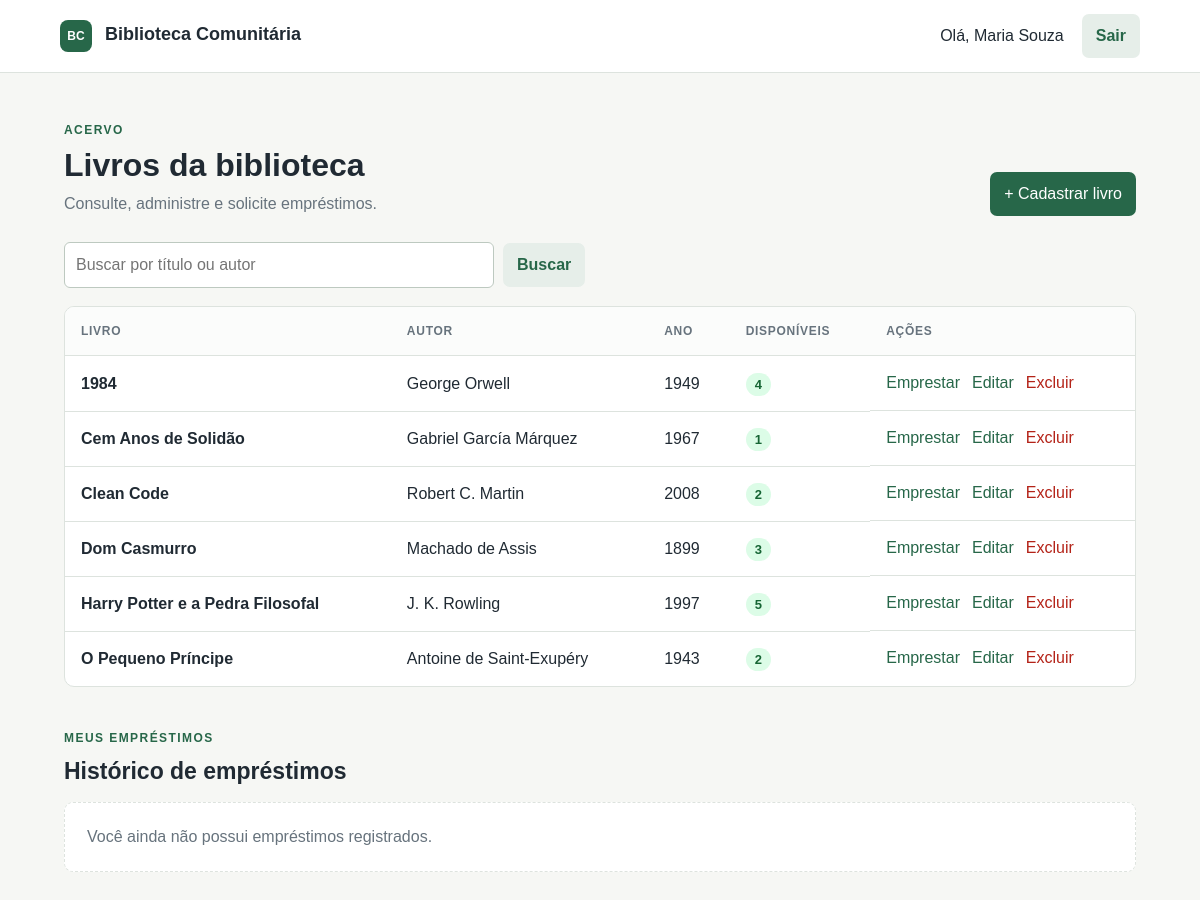
/index.php (signed in), run on the app's committed database.
### tables this page shows
CREATE TABLE IF NOT EXISTS livros (
    id INT AUTO_INCREMENT PRIMARY KEY,
    titulo VARCHAR(150) NOT NULL,
    autor VARCHAR(100) NOT NULL,
    ano_publicacao INT,
    quantidade INT NOT NULL DEFAULT 1,
    UNIQUE KEY uq_livro_titulo_autor (titulo, autor)
);

### index.php (the view, shortened to what this page needs)
<?php
require_once 'conexao.php';
$busca = trim($_GET['busca'] ?? '');
if ($busca !== '') {
    $termo = '%' . $busca . '%';
    $stmt = mysqli_prepare($conexao, 'SELECT * FROM livros WHERE titulo LIKE ? OR autor LIKE ? ORDER BY titulo');
    mysqli_stmt_bind_param($stmt, 'ss', $termo, $termo);
    mysqli_stmt_execute($stmt);
    $livros = mysqli_stmt_get_result($stmt);
} else {
    $livros = mysqli_query($conexao, 'SELECT * FROM livros ORDER BY titulo');
}
$stmt = mysqli_prepare($conexao, 'SELECT e.id, l.titulo, l.autor, e.data_emprestimo, e.data_devolucao, e.status FROM emprestimos e JOIN livros l ON l.id = e.livro_id WHERE e.usuario_id = ? ORDER BY e.data_emprestimo DESC');
mysqli_stmt_bind_param($stmt, 'i', $_SESSION['usuario_id']);
mysqli_stmt_execute($stmt);
$emprestimos = mysqli_stmt_get_result($stmt);
?>
<!doctype html>
<html lang="pt-BR">
<head><meta charset="utf-8"><meta name="viewport" content="width=device-width, initial-scale=1"><title>Acervo | Biblioteca Comunitária</title><link rel="stylesheet" href="style.css"><script src="script.js" defer></script></head>
<body>
<header class="topbar"><a class="logo" href="index.php"><span>BC</span> Biblioteca Comunitária</a><nav>Olá, <?= htmlspecialchars($_SESSION['usuario']) ?> <a class="button secondary" href="sair.php">Sair</a></nav></header>
<main class="container">
<section class="heading"><div><p class="eyebrow">ACERVO</p><h1>Livros da biblioteca</h1><p>Consulte, administre e solicite empréstimos.</p></div><a href="cadastrar.php" class="button primary">+ Cadastrar livro</a></section>
<form class="search" method="get"><input type="search" name="busca" value="<?= htmlspecialchars($busca) ?>" placeholder="Buscar por título ou autor"><button class="button secondary">Buscar</button><?php if ($busca !== ''): ?><a href="index.php">Limpar</a><?php endif; ?></form>
<section class="table-card"><table><thead><tr><th>Livro</th><th>Autor</th><th>Ano</th><th>Disponíveis</th><th>Ações</th></tr></thead><tbody>
<?php while ($livro = mysqli_fetch_assoc($livros)): ?><tr><td><strong><?= htmlspecialchars($livro['titulo']) ?></strong></td><td><?= htmlspecialchars($livro['autor']) ?></td><td><?= (int) $livro['ano_publicacao'] ?></td><td><span class="stock <?= $livro['quantidade'] > 0 ? 'available' : 'empty' ?>"><?= (int) $livro['quantidade'] ?></span></td><td class="actions">
<?php if ($livro['quantidade'] > 0): ?><form method="post" action="emprestar.php"><input type="hidden" name="livro_id" value="<?= $livro['id'] ?>"><button class="link-button">Emprestar</button></form><?php endif; ?><a href="editar.php?id=<?= $livro['id'] ?>">Editar</a><form method="post" action="excluir.php" data-confirm="Remover este livro do acervo?"><input type="hidden" name="id" value="<?= $livro['id'] ?>"><button class="link-button danger">Excluir</button></form></td></tr><?php endwhile; ?>
</tbody></table></section>
<section class="loans"><div class="section-title"><div><p class="eyebrow">MEUS EMPRÉSTIMOS</p><h2>Histórico de empréstimos</h2></div></div>
<?php if (mysqli_num_rows($emprestimos) === 0): ?><p class="empty-state">Você ainda não possui empréstimos registrados.</p><?php endif; ?></section>
</main></body></html>

### style.css (style rules this page uses)
:root { --ink:#202a33;--muted:#67737d;--bg:#f6f7f4;--paper:#fff;--green:#276749;--green-dark:#1d5038;--line:#dde3de;--red:#b42318 }
* { box-sizing:border-box }
body { margin:0;background:var(--bg);color:var(--ink);font:16px/1.5 Arial,sans-serif }
a { color:var(--green);text-decoration:none }
.topbar { min-height:70px;padding:14px max(5vw,24px);display:flex;justify-content:space-between;align-items:center;background:#fff;border-bottom:1px solid var(--line) }
.logo { font-weight:700;color:var(--ink);font-size:18px }
.logo span,.brand-mark { display:inline-grid;place-items:center;background:var(--green);color:white;border-radius:8px;width:32px;height:32px;margin-right:8px;font-size:12px }
.topbar nav { display:flex;align-items:center;gap:18px }
.container { max-width:1120px;margin:0 auto;padding:48px 24px }
.heading { display:flex;align-items:end;justify-content:space-between;gap:20px;margin-bottom:26px }
h1,h2,p { margin-top:0 }
h1 { font-size:32px;line-height:1.2;margin-bottom:8px }
h2 { font-size:23px;margin-bottom:0 }
.heading p:not(.eyebrow) { color:var(--muted);margin-bottom:0 }
.eyebrow { font-size:12px;font-weight:bold;letter-spacing:.12em;color:var(--green);margin-bottom:7px }
.button { border:0;border-radius:7px;padding:10px 14px;cursor:pointer;font:inherit;display:inline-block;text-decoration:none;white-space:nowrap }
.primary { background:var(--green);color:#fff }
.secondary { background:#e6eee9;color:var(--green);font-weight:600 }
.search { display:flex;gap:9px;align-items:center;margin-bottom:18px }
.search input { max-width:430px }
.table-card,.loan-list,.form-card { background:var(--paper);border:1px solid var(--line);border-radius:10px;overflow:hidden }
table { width:100%;border-collapse:collapse }
th,td { text-align:left;padding:15px 16px;border-bottom:1px solid var(--line) }
th { font-size:12px;text-transform:uppercase;letter-spacing:.06em;color:var(--muted);background:#fbfcfb }
tr:last-child td { border-bottom:0 }
.actions { display:flex;gap:12px;align-items:center }
.actions form { margin:0 }
.link-button { font:inherit;color:var(--green);border:0;background:none;padding:0;cursor:pointer }
.danger { color:var(--red) }
.stock { font-size:13px;font-weight:bold;padding:4px 9px;border-radius:30px }
.available { color:#166534;background:#dcfce7 }
.loans { margin-top:42px }
.section-title { margin-bottom:14px }
.empty-state { padding:22px;background:#fff;border:1px dashed var(--line);border-radius:9px;color:var(--muted) }
input { width:100%;border:1px solid #bdc9c0;border-radius:6px;padding:10px 11px;font:inherit;background:#fff }

### data on the page
livros: titulo "1984", autor "George Orwell", ano_publicacao "1949", quantidade "4"
livros: titulo "Cem Anos de Solidão", autor "Gabriel García Márquez", ano_publicacao "1967", quantidade "1"
livros: titulo "Clean Code", autor "Robert C. Martin", ano_publicacao "2008", quantidade "2"
livros: titulo "Dom Casmurro", autor "Machado de Assis", ano_publicacao "1899", quantidade "3"
livros: titulo "Harry Potter e a Pedra Filosofal", autor "J. K. Rowling", ano_publicacao "1997", quantidade "5"
livros: titulo "O Pequeno Príncipe", autor "Antoine de Saint-Exupéry", ano_publicacao "1943", quantidade "2"

### other printed values
$_SESSION['usuario'] "Maria Souza"
